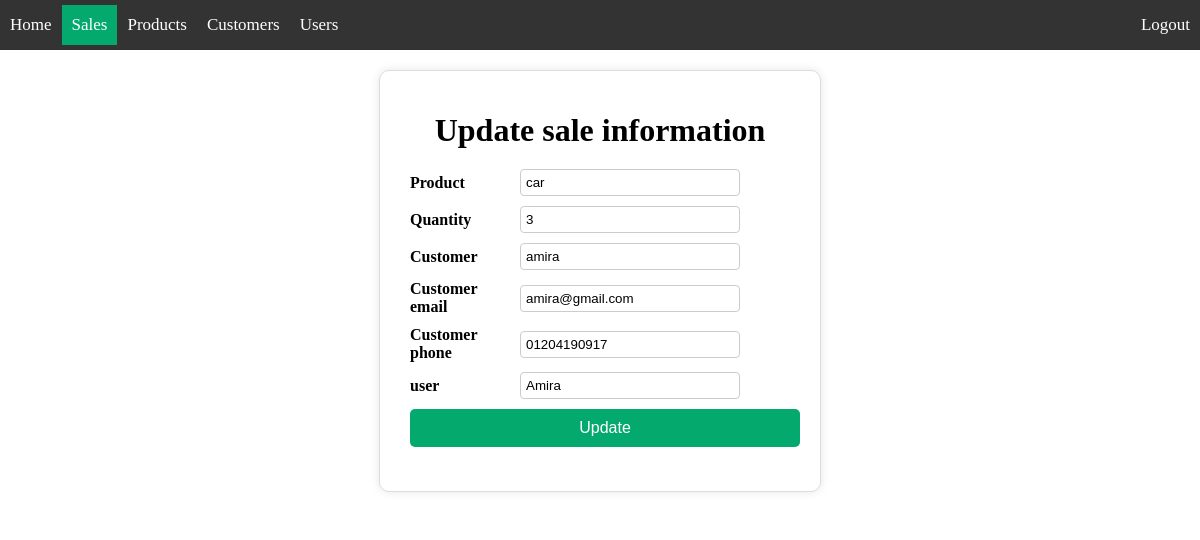
The page /sales/update_sale/2 (signed in) on the database its author committed.
### app/models/sale.py (models this page shows, shortened)
class Sale(db.Model):
    __tablename__ = 'sales'
    id = db.Column(db.Integer, primary_key=True)
    product_name = db.Column(db.String(200), nullable=False)
    product_quantity = db.Column(db.Integer, nullable=False)
    customer_name = db.Column(db.String(200), nullable=False)
    customer_email = db.Column(db.String(200), nullable=False)
    customer_phone = db.Column(db.String(15))
    user_name = db.Column(db.String(200), nullable=False)
    date = db.Column(db.DateTime, default=datetime.now(pytz.UTC))

### app/sales/routes.py (the view)
@bp.route('/update_sale/<int:id>', methods=['GET', 'POST'])
@roles_accepted('admin', 'editor')
def update_sale(id):
    sale = Sale.query.get_or_404(id)
    if request.method == 'POST':
        product = request.form['product']
        quantity = request.form['quantity']
        sale.customer_name = request.form['customer']
        sale.user_name = request.form['user']
        prod = Product.query.filter_by(product_name=product).first()
        if prod:
            if prod.product_quantity < int(quantity):
                error = 'Not enough quantity'
            else:
                prod.product_quantity += sale.product_quantity
                prod.product_quantity -= int(quantity)
                sale.product_name = product
                sale.product_quantity = quantity
                try:
                    db.session.commit()
                    return redirect(url_for('sales.index'))
                except:
                    return 'db update error'
        else:
            error = 'Product not found'
        return render_template('sales/update_sale.html', sale=sale, error=error)
    else:
        return render_template('sales/update_sale.html', sale=sale)

### app/templates/sales/update_sale.html (shortened to what this page needs)
{% extends 'base.html' %}
{% block content %}
<div class="content">
    <div class="add_update">
        <div class="form-box">
            <h1  style="text-align: center;">Update sale information</h1>
            <form action="/sales/update_sale/{{sale.id}}" method="post">
                <div class="input-group">
                    <label>Product</label>
                    <div class="input-field {% if error == 'Product not found' %}error-field{% endif %}">
                        <input type="text" name="product" id="product" value="{{ sale.product_name }}" required>
                    </div>
                </div>
                <div class="input-group">
                    <label>Quantity</label>
                    <div class="input-field {% if error == 'Not enough quantity' %}error-field{% endif %}">
                        <input type="number" name="quantity" id="quantity" value="{{ sale.product_quantity }}" required>
                    </div>
                </div>
                <div class="input-group">
                    <label>Customer</label>
                    <div class="input-field">
                        <input type="text" name="customer" id="customer" value="{{ sale.customer_name }}" required>
                    </div>
                </div>
                <div class="input-group">
                    <label>Customer email</label>
                    <div class="input-field">
                        <input type="email" name="customer_email" id="customer" value="{{ sale.customer_email }}" required>
                    </div>
                </div>
                <div class="input-group">
                    <label>Customer phone</label>
                    <div class="input-field">
                        <input type="tel" name="customer_phone" value="{{ sale.customer_phone }}" id="customer">
                    </div>
                </div>
                <div class="input-group">
                    <label>user</label>
                    <div class="input-field">
                        <input type="text" name="user" id="user" value="{{ sale.user_name }}" required>
                    </div>
                </div>
                <div class="input-field">
                    {% if current_user.has_role('admin') or current_user.has_role('editor')%}
                    <input type="submit" value="Update" name="add" id="add">
                    {% endif %}
                </div>
            </form>
        </div>
    </div>
</div>
{% endblock %}

### app/static/css/styles.css (style rules this page uses)
html , body { margin: 0; padding: 0; overflow: hidden; }
.form-box { width: 400px; height: 300px; padding: 20px; background-color: #fff; border: 1px solid #ddd; border-radius: 10px; box-shadow: 0 0 10px rgba(0, 0, 0, 0.1); }
.form-box h1 { text-align: center; margin-bottom: 20px; }
.input-group { display: flex; flex-direction: column; align-items: center; }
.content { width: 100%; }
.add_update { width: 100%; padding: 20px; box-sizing: border-box; display: flex; justify-content: center; align-items: center; background-color: white; }
.add_update .form-box { width: 400px; height: 380px; padding: 20px; background-color: #fff; border: 1px solid #ddd; border-radius: 10px; box-shadow: 0 0 10px rgba(0, 0, 0, 0.1); display: flex; flex-direction: column; }
.add_update .form-box h1 { text-align: center; margin-bottom: 20px; }
.add_update .input-group { display: flex; flex-direction: row; align-items: center; margin-bottom: 10px; }
.add_update .input-group label { width: 100px; font-weight: bold; margin-left: 10px; }
.add_update .input-field, .add_update .error-field { flex: 1; margin-left: 10px; }
.add_update .input-field input[type="text"], .add_update .input-field input[type="email"], .add_update .input-field input[type="tel"], .add_update .input-field input[type="number"], .add_update .input-field input[type="password"], #privilege { width: 220px; padding: 5px; box-sizing: border-box; border: 1px solid #ccc; border-radius: 4px; }
.add_update #add { background-color: #04AA6D; color: #fff; border: none; cursor: pointer; font-size: 16px; text-decoration: none; padding: 10px 10px; border-radius: 5px; transition: background-color 0.3s ease; width: 100%; }

### rows shown on the page
Sale: product "car", quantity "3", customer "amira", customer_email "amira@gmail.com", customer_phone "01204190917", user "Amira"
